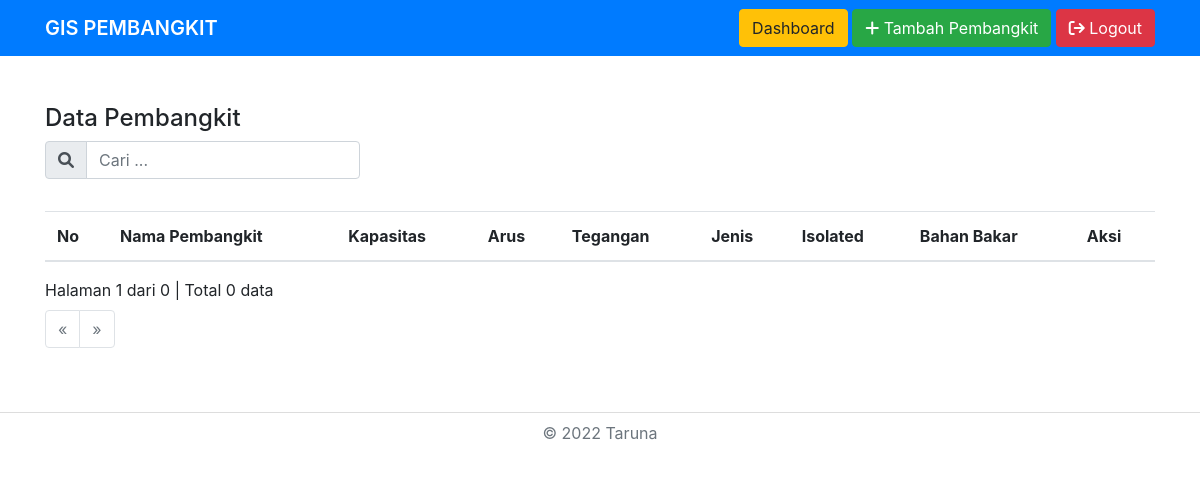
/dashboard.php?url=tampil (signed in), run on an earlier commit of the app's database.
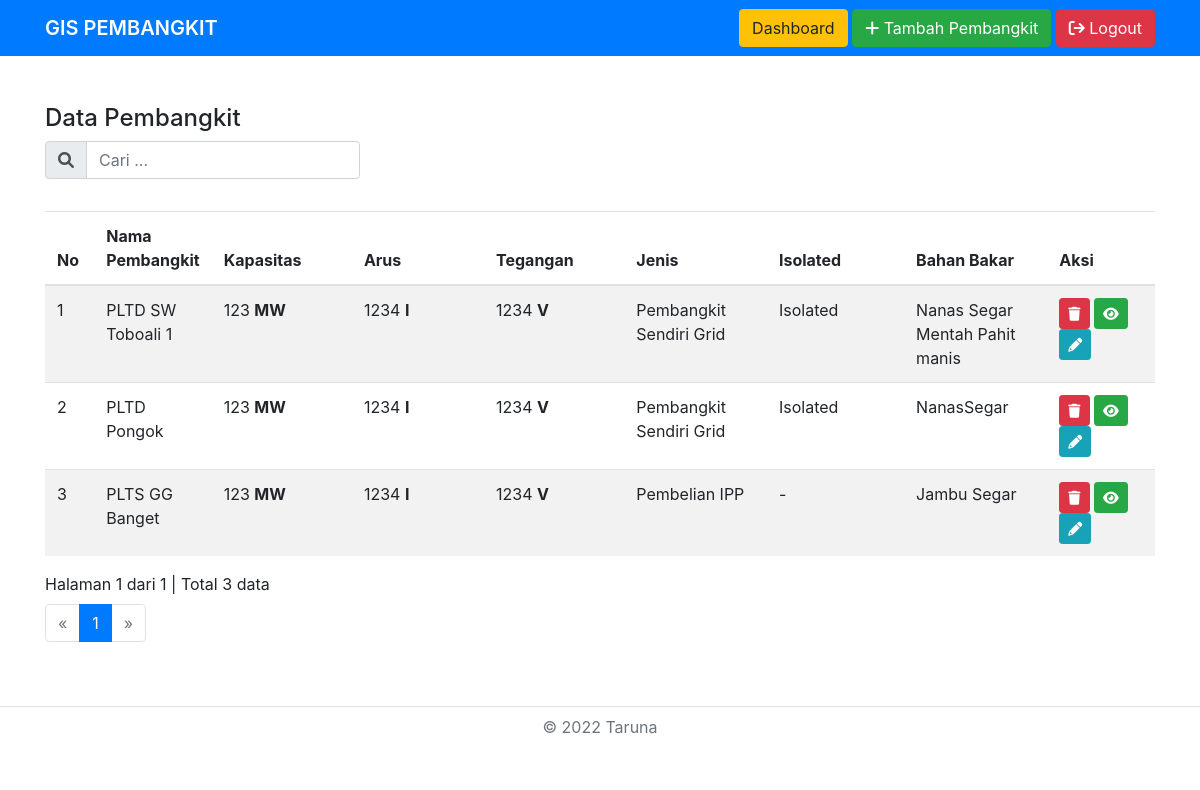
And on a later commit of the database.
### tables this page shows
CREATE TABLE `informasi_pembangkit` (
  `id_pembangkit` int(10) NOT NULL,
  `nama_pembangkit` varchar(100) NOT NULL,
  `longitude` varchar(100) NOT NULL,
  `latitude` varchar(100) NOT NULL,
  `perusahaan` varchar(100) NOT NULL,
  `kapasitas` varchar(100) NOT NULL,
  `arus` varchar(10) NOT NULL,
  `tegangan` varchar(10) NOT NULL,
  `gambar` text DEFAULT NULL,
  `tipe` varchar(100) NOT NULL,
  `isolated` tinyint(1) NOT NULL,
  `bahan_bakar` varchar(100) NOT NULL
);

### admin/tampil-list.php (the view, shortened to what this page needs)
<?php
   if (isset($_POST['cari'])) {
       $cari = $_POST['cari'];
   } else {
       $cari = "";
   }
   ?>
<div class="row">
    <div class="col-md-12">
        <div class="mb-3 mt-5">
            <h4>Data Pembangkit</h4>
            <div class="row">
                <div class="col">
                    <form class="form-inline" method="post" action="dashboard.php?url=tampil">
                        <div class="form-group">
                            <div class="input-group mb-3">
                                <div class="input-group-prepend">
                                    <span class="input-group-text" id="basic-addon1">
                                        <i class="fa fa-search"></i>
                                    </span>
                                </div>
                                <input type="text" class="form-control" name="cari" placeholder="Cari ..." autocomplete="off" value="<?php echo $cari; ?>">
                            </div>
                        </div>
                    </form>
                </div>
            </div>
        </div>
        <div class="panel panel-default">
            <div class="panel-body">
                <div class="table-responsive">
                    <table class="table table-striped table-hover mb-3">
                        <thead>
                            <tr>
                                <th>No</th>
                                <th>Nama Pembangkit</th>
                                <th>Kapasitas</th>
                                <th>Arus</th>
                                <th>Tegangan</th>
                                <th>Jenis</th>
                                <th>Isolated</th>
                                <th>Bahan Bakar</th>
                                <th>Aksi</th>
                            </tr>
                        </thead>
                        <tbody>
                            <?php
                               $batas = 5;
                               if (isset($cari)) {
                                   $jumlah_record = mysqli_query($db, "SELECT * FROM informasi_pembangkit WHERE nama_pembangkit LIKE '%$cari%'")
                                       or die('Ada kesalahan pada query jumlah_record: ' . mysqli_error($db));
                               } else {
                                   $jumlah_record = mysqli_query($db, "SELECT * FROM informasi_pembangkit ORDER BY id_pembangkit DESC")
                                       or die('Ada kesalahan pada query jumlah_record: ' . mysqli_error($db));
                               }
                               $jumlah  = mysqli_num_rows($jumlah_record);
                               $halaman = ceil($jumlah / $batas);
                               $page    = (isset($_GET['hal'])) ? (int)$_GET['hal'] : 1;
                               $mulai   = ($page - 1) * $batas;
                               $no = 1;
                               if (isset($cari)) {
                                   $query = mysqli_query($db, "SELECT * FROM informasi_pembangkit
                                           WHERE nama_pembangkit LIKE '%$cari%'
                                           ORDER BY id_pembangkit DESC LIMIT $mulai, $batas")
                                       or die('Ada kesalahan pada query pembangkit: ' . mysqli_error($db));
                               } else {
                                   $query = mysqli_query($db, "SELECT * FROM informasi_pembangkit
                                           ORDER BY id_pembangkit DESC LIMIT $mulai, $batas")
                                       or die('Ada kesalahan pada query pembangkit: ' . mysqli_error($db));
                               }
                               while ($data = mysqli_fetch_assoc($query)) {
                                   if ($data['tipe'] == 1) {
                                       $tipe = 'Pembelian IPP';
                                   }elseif ($data['tipe'] == 2) {
                                       $tipe = 'Pembangkit Sendiri Grid';
                                   }else{
                                       $tipe = 'Pembangkit Sewa';
                                   }
                                   $isolated = ($data['isolated'] == true) ? 'Isolated' : '-';
                                   echo "  <tr>
                     <td width='50' class='center'>$no</td>
                     <td width='60'>$data[nama_pembangkit]</td>
                     <td width='150'>$data[kapasitas] <strong>MW</strong></td>
                     <td width='150'>$data[arus] <strong>I</strong></td>
                     <td width='150'>$data[tegangan] <strong>V</strong></td>
                     <td width='150'>$tipe</td>
                     <td width='150'>$isolated</td>
                     <td width='150'>$data[bahan_bakar]</td>
                     <td width='120'>
                       <div class=''>";
                               ?>
                                <a data-toggle="tooltip" data-placement="top" title="Hapus" class="btn btn-danger btn-sm" href="admin/proses-hapus.php?id=<?php echo $data['id_pembangkit']; ?>" onclick="return confirm('Anda yakin ingin menghapus user <?php echo $data['nama_pembangkit']; ?>?');">
                                    <i class="fa fa-trash"></i>
                                </a>
                                <a class="btn btn-success btn-sm" href="dashboard.php?url=detail&id=<?php echo $data['id_pembangkit']; ?>"><i class="fa fa-eye"></i></a>
                                <a class="btn btn-info btn-sm" href="dashboard.php?url=edit&id=<?php echo $data['id_pembangkit']; ?>"><i class="fa fa-pencil"></i></a>
                            <?php
                                   echo "
                       </div>
                     </td>
                   </tr>";
                                   $no++;
                               }
                               ?>
                        </tbody>
                    </table>
                    <?php
                       if (empty($_GET['hal'])) {
                           $halaman_aktif = '1';
                       } else {
                           $halaman_aktif = $_GET['hal'];
                       }
                       ?>
                    <a>
                        Halaman <?php echo $halaman_aktif; ?> dari <?php echo $halaman; ?> |
                        Total <?php echo $jumlah; ?> data
                    </a>
                    <nav>
                        <ul class="pagination mt-2">
                            <?php
                               if ($halaman_aktif <= '1') { ?>
                                <li class="page-item disabled">
                                    <a href="" aria-label="Previous" class="page-link">
                                        <span aria-hidden="true">&laquo;</span>
                                    </a>
                                </li>
                            <?php
                               }
                               ?>
                            <?php
                               for ($x = 1; $x <= $halaman; $x++) { ?>
                                <li class="page-item <?php echo $x == $halaman_aktif ? 'active' : ''; ?>">
                                    <a class="page-link" href="?hal=<?php echo $x ?>"><?php echo $x ?></a>
                                </li>
                            <?php
                               }
                               ?>
                            <?php
                               if ($halaman_aktif >= $halaman) { ?>
                                <li class="page-item disabled">
                                    <a class="page-link" href="" aria-label="Next">
                                        <span aria-hidden="true">&raquo;</span>
                                    </a>
                                </li>
                            <?php
                               }
                               ?>
                        </ul>
                    </nav>
                </div>
            </div>
        </div>
    </div>
</div>

### dashboard.php (shortened to what this page needs)
<?php
require_once "config/database.php";
?>
<!DOCTYPE html>
<html lang="en">
<head>
  <link rel="stylesheet" href="assets/css/bootstrap.min.css" />
  <link href="assets/css/fontawesome/css/all.min.css" rel="stylesheet" />
  <link href="assets/sweetalert/sweetalert2.min.css" rel="stylesheet" />
  <link rel="stylesheet" href="https://unpkg.com/leaflet@1.8.0/dist/leaflet.css" />
</head>
<body>
  <nav class="navbar navbar-dark bg-primary">
    <div class="container">
      <span class="navbar-brand mb-0 h1">
        <a href="index.php" style="color: #fff;font-weight:600">
          GIS PEMBANGKIT
        </a>
      </span>
      <div class="row">
        <div class="col">
          <a href="dashboard.php?url=tampil" class="btn btn-warning">Dashboard</a>
          <a href="dashboard.php?url=tambah" class="btn btn-success"> <i class="fa fa-plus"></i> Tambah Pembangkit</a>
          <a href="logout.php" class="btn btn-danger"> <i class="fa fa-sign-out"></i> Logout</a>
        </div>
      </div>
    </div>
  </nav>
  <div class="container">
    <?php
    if (isset($_GET['url'])) {
      $url = $_GET['url'];
      if ($url == 'tampil') {
        include "admin/tampil-list.php";
      } elseif ($url == 'detail') {
        include "admin/lihat-data-pembangkit.php";
      } elseif ($url == 'tambah') {
        include "admin/tambah-data.php";
      } elseif ($url == 'edit') {
        include "admin/edit-data.php";
      }
    } else {
      header('location: dashboard.php?url=tampil');
    }
    ?>
  </div>
  <footer class="footer p-2 mt-5" style="border-top: 1px solid #ddd;">
    <div class="container">
      <p class="text-muted text-center">&copy; 2022 Taruna</p>
    </div>
  </footer>
</body>
</html>

What changed in the data, as far as the page shows it:
added informasi_pembangkit: nama_pembangkit "PLTD SW Toboali 1", kapasitas "123", arus "1234", tegangan "1234", tipe "Pembangkit Sendiri Grid", isolated "Isolated", bahan_bakar "Nanas Segar Mentah Pahit manis"
added informasi_pembangkit: nama_pembangkit "PLTD Pongok", kapasitas "123", arus "1234", tegangan "1234", tipe "Pembangkit Sendiri Grid", isolated "Isolated", bahan_bakar "NanasSegar"
added informasi_pembangkit: nama_pembangkit "PLTS GG Banget", kapasitas "123", arus "1234", tegangan "1234", tipe "Pembelian IPP", isolated "-", bahan_bakar "Jambu Segar"
Also different on the page:
$halaman: "0" → "1"
$jumlah: "0" → "3"
new list line: "1"
